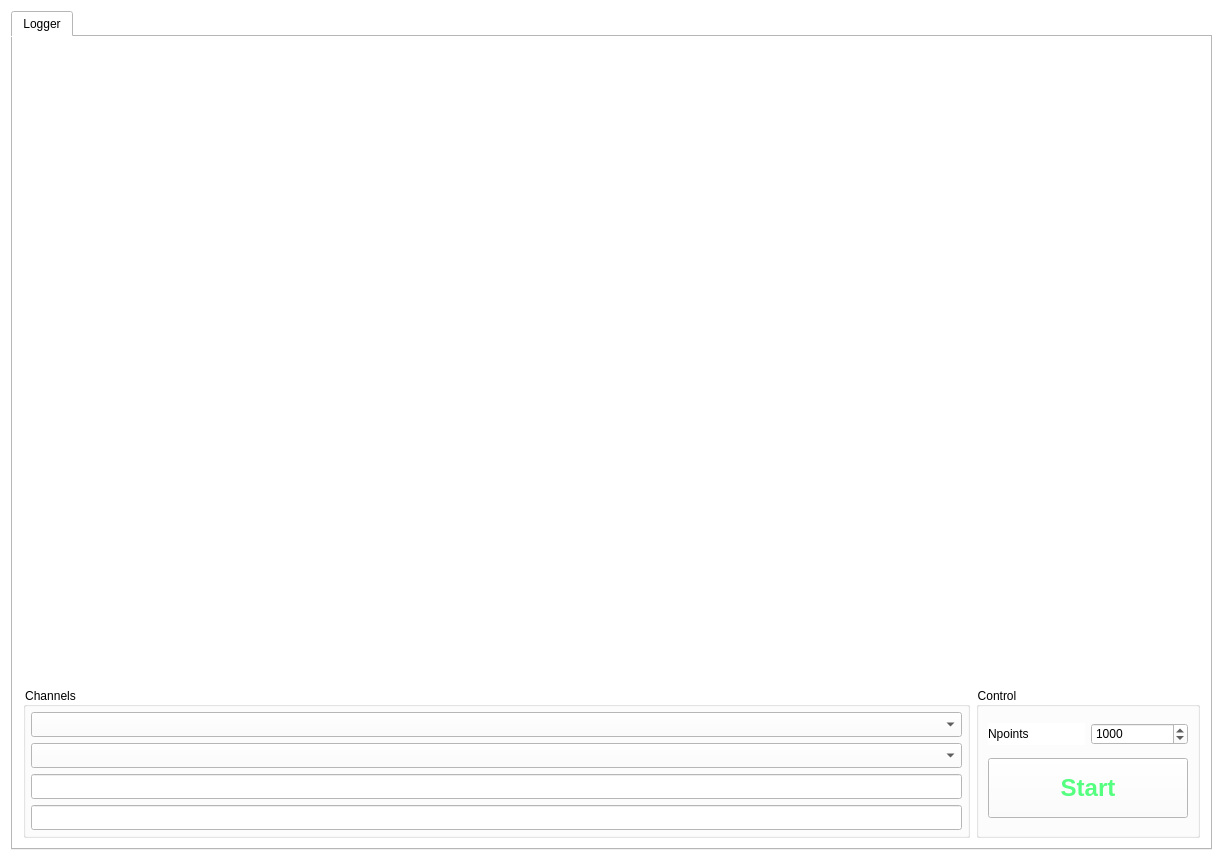
<?xml version="1.0" encoding="UTF-8"?>
<ui version="4.0">
 <class>Form</class>
 <widget class="QWidget" name="Form">
  <property name="geometry">
   <rect>
    <x>0</x>
    <y>0</y>
    <width>1223</width>
    <height>861</height>
   </rect>
  </property>
  <property name="minimumSize">
   <size>
    <width>0</width>
    <height>0</height>
   </size>
  </property>
  <property name="contextMenuPolicy">
   <enum>Qt::CustomContextMenu</enum>
  </property>
  <property name="windowTitle">
   <string>Ocelot Interface</string>
  </property>
  <property name="styleSheet">
   <string notr="true">background-color: white</string>
  </property>
  <layout class="QGridLayout" name="gridLayout_2">
   <item row="1" column="0">
    <widget class="QTabWidget" name="tabWidgetLogger">
     <property name="currentIndex">
      <number>0</number>
     </property>
     <widget class="QWidget" name="tab">
      <attribute name="title">
       <string>Logger</string>
      </attribute>
      <layout class="QGridLayout" name="gridLayout_7">
       <property name="leftMargin">
        <number>10</number>
       </property>
       <property name="topMargin">
        <number>10</number>
       </property>
       <property name="rightMargin">
        <number>10</number>
       </property>
       <property name="bottomMargin">
        <number>10</number>
       </property>
       <property name="spacing">
        <number>6</number>
       </property>
       <item row="0" column="0" colspan="2">
        <widget class="QWidget" name="widget_log" native="true">
         <property name="sizePolicy">
          <sizepolicy hsizetype="MinimumExpanding" vsizetype="MinimumExpanding">
           <horstretch>0</horstretch>
           <verstretch>0</verstretch>
          </sizepolicy>
         </property>
         <property name="minimumSize">
          <size>
           <width>300</width>
           <height>200</height>
          </size>
         </property>
        </widget>
       </item>
       <item row="3" column="0">
        <widget class="QGroupBox" name="groupBox_5">
         <property name="sizePolicy">
          <sizepolicy hsizetype="Preferred" vsizetype="Minimum">
           <horstretch>0</horstretch>
           <verstretch>0</verstretch>
          </sizepolicy>
         </property>
         <property name="title">
          <string>Channels</string>
         </property>
         <layout class="QGridLayout" name="gridLayout_10">
          <property name="leftMargin">
           <number>5</number>
          </property>
          <property name="topMargin">
           <number>5</number>
          </property>
          <property name="rightMargin">
           <number>5</number>
          </property>
          <property name="bottomMargin">
           <number>5</number>
          </property>
          <property name="spacing">
           <number>6</number>
          </property>
          <item row="3" column="0">
           <widget class="QLineEdit" name="le_b">
            <property name="enabled">
             <bool>false</bool>
            </property>
            <property name="minimumSize">
             <size>
              <width>0</width>
              <height>25</height>
             </size>
            </property>
           </widget>
          </item>
          <item row="0" column="0">
           <widget class="QComboBox" name="combo_log_ch_a">
            <property name="minimumSize">
             <size>
              <width>0</width>
              <height>25</height>
             </size>
            </property>
           </widget>
          </item>
          <item row="2" column="0">
           <widget class="QLineEdit" name="le_a">
            <property name="enabled">
             <bool>false</bool>
            </property>
            <property name="minimumSize">
             <size>
              <width>0</width>
              <height>25</height>
             </size>
            </property>
           </widget>
          </item>
          <item row="1" column="0">
           <widget class="QComboBox" name="combo_log_ch_b">
            <property name="minimumSize">
             <size>
              <width>0</width>
              <height>25</height>
             </size>
            </property>
           </widget>
          </item>
         </layout>
        </widget>
       </item>
       <item row="3" column="1">
        <widget class="QGroupBox" name="groupBox">
         <property name="title">
          <string>Control</string>
         </property>
         <layout class="QGridLayout" name="gridLayout">
          <item row="0" column="1">
           <widget class="QSpinBox" name="sb_nponts">
            <property name="minimum">
             <number>100</number>
            </property>
            <property name="maximum">
             <number>10000</number>
            </property>
            <property name="singleStep">
             <number>10</number>
            </property>
            <property name="value">
             <number>1000</number>
            </property>
           </widget>
          </item>
          <item row="0" column="0">
           <widget class="QLabel" name="label">
            <property name="text">
             <string>Npoints</string>
            </property>
           </widget>
          </item>
          <item row="1" column="0" colspan="2">
           <widget class="QPushButton" name="pb_start_log">
            <property name="minimumSize">
             <size>
              <width>200</width>
              <height>60</height>
             </size>
            </property>
            <property name="font">
             <font>
              <pointsize>18</pointsize>
              <weight>75</weight>
              <bold>true</bold>
             </font>
            </property>
            <property name="styleSheet">
             <string notr="true">color: rgb(85, 255, 127);</string>
            </property>
            <property name="text">
             <string>Start</string>
            </property>
           </widget>
          </item>
         </layout>
        </widget>
       </item>
      </layout>
     </widget>
    </widget>
   </item>
  </layout>
 </widget>
 <resources/>
 <connections/>
</ui>
